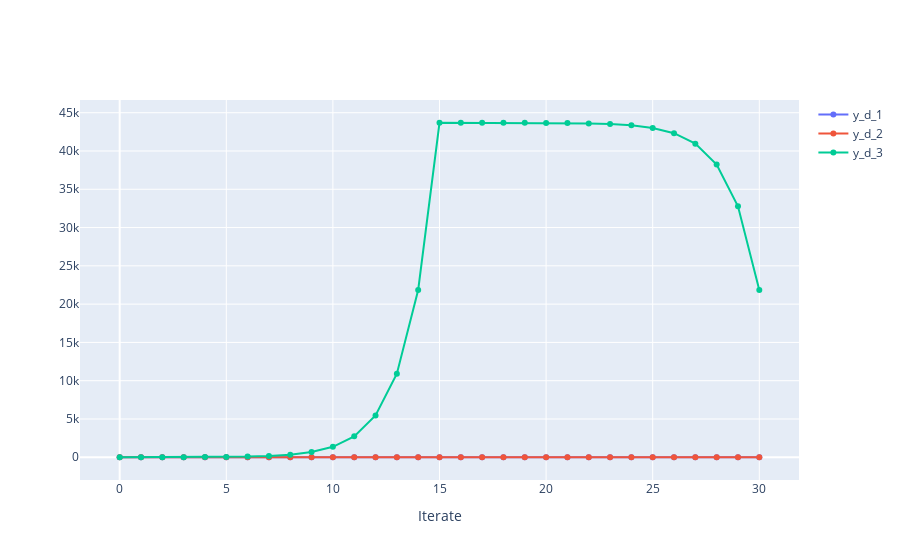

Notebook source saved alongside this figure:
### Code cell
fig = go.Figure()
N = len(d_y_DTS_10_1)
x_axis = np.linspace(0 , 30,N)
fig.add_traces(go.Scatter( 
                        x = x_axis, y = d_y_DTS_10_1, mode='markers+lines', name= 'y_d_1'))
fig.add_traces(go.Scatter( 
                        x = x_axis, y = d_y_DTS_10_2, mode='markers+lines', name= 'y_d_2'))
fig.add_traces(go.Scatter( 
                        x = x_axis, y = d_y_DTS_11, mode='markers+lines', name= 'y_d_3'))

fig.update_layout(
        xaxis=go.layout.XAxis(
        title=go.layout.xaxis.Title(
            text="Iterate<br><sup>"
            )
        )
)

### Figure 1 — Plotly figure (JSON) as saved in the notebook; plotly's stock layout.template omitted (floating-point values rounded to 4 significant figures)
{"data": [{"mode": "markers+lines", "name": "y_d_1", "type": "scatter", "x": [0, 1, 2, 3, 4, 5, 6, 7, 8, 9, 10, 11, 12, 13, 14, 15, 16, 17, 18, 19, 20, 21, 22, 23, 24, 25, 26, 27, 28, 29, 30], "y": [1, 1.6, 1.96, 2.176, 2.306, 2.383, 2.43, 2.458, 2.475, 2.485, 2.491, 2.495, 2.497, 2.498, 2.499, 2.499, 1.499, 0.8993, 0.5393, 0.3233, 0.1937, 0.1159, 0.06928, 0.04129, 0.02449, 0.01441, 0.008365, 0.004737, 0.00256, 0.001254, 0.0004702]}, {"mode": "markers+lines", "name": "y_d_2", "type": "scatter", "x": [0, 1, 2, 3, 4, 5, 6, 7, 8, 9, 10, 11, 12, 13, 14, 15, 16, 17, 18, 19, 20, 21, 22, 23, 24, 25, 26, 27, 28, 29, 30], "y": [4, 4.667, 5.444, 5.685, 5.855, 5.923, 5.963, 5.981, 5.991, 5.995, 5.998, 5.999, 5.999, 6.0, 6.0, 6.0, 2.0, 1.333, 0.5555, 0.3147, 0.145, 0.07657, 0.03688, 0.01886, 0.009241, 0.004635, 0.002264, 0.001101, 0.0005119, 0.0002199, 7.313e-05]}, {"mode": "markers+lines", "name": "y_d_3", "type": "scatter", "x": [0, 1, 2, 3, 4, 5, 6, 7, 8, 9, 10, 11, 12, 13, 14, 15, 16, 17, 18, 19, 20, 21, 22, 23, 24, 25, 26, 27, 28, 29, 30], "y": [2, 2, 6, 10, 22, 42, 86, 170, 342, 682, 1366, 2730, 5462, 10922, 21846, 43690, 43688, 43688, 43684, 43680, 43668, 43648, 43604, 43520, 43348, 43008, 42324, 40960, 38228, 32768, 21844]}], "layout": {"xaxis": {"title": {"text": "Iterate<br><sup>"}}}}
